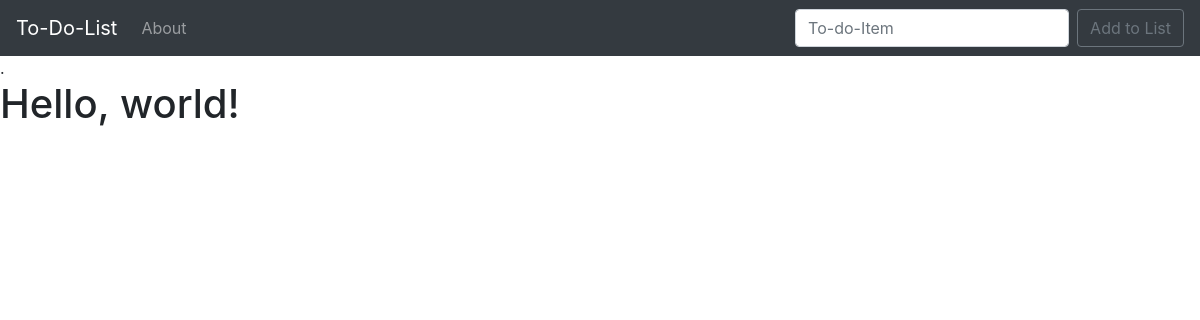
The app's page /, older data.
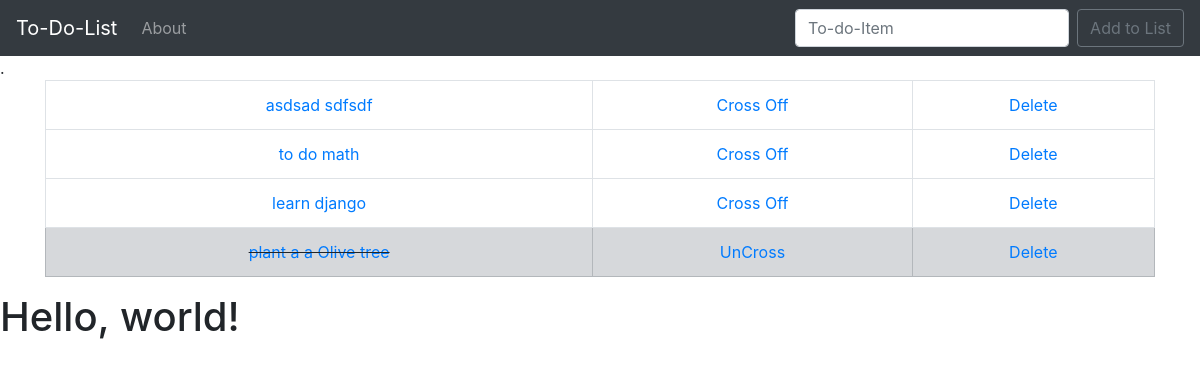
The same page, newer data.
### todo_list/models.py (models this page shows, shortened)
class List(models.Model):
    item = models.CharField(max_length=200)
    complete = models.BooleanField(default=False)

### todo_list/views.py (the view)
# urls.py: 2. Add a URL to urlpatterns:  path('', views.home, name='home')
def home(request):
    if request.method == 'POST':
        form = ListForm(request.POST or None)
        if form.is_valid():
            form.save()
            all_item = List.objects.all
            messages.success(request,('Item Has ben Added To List'))
            return render(request ,'home.html', {'all_item':all_item})
    else:
        all_item = List.objects.all
        return render(request ,'home.html', {'all_item':all_item})

### todo_list/templates/home.html (shortened to what this page needs)
      {% extends 'base.html'%}
      {% block content %}
      {% if  all_item %}
        <table class="table table-bordered">
        {% for things in all_item %}
          {% if things.complete %}
              <tr class="table-secondary">
                <td class="srtiker"><center><a href="{% url 'edit' things.id %}">{{things.item}}</a></center></td>
                <td><center><a href="{% url 'uncross' things.id %}">UnCross</a></center></td>
                <td><center><a href="{% url 'delete' things.id %}">Delete</a> </center></td>
              </tr>
          {% else %}
               <tr>
                  <td><center><a href="{% url 'edit' things.id %}">{{things.item}}</a></center></td>
                <td><center><a href="{% url 'cross_off' things.id %}">Cross Off</a></center></td>
                <td><center><a href="{% url 'delete' things.id %}">Delete</a></center></td>
              </tr>
          {% endif %}
        {% endfor %}
      </table>
      {% endif %}
    {% endblock content %}

Row changes from the older to the newer data that the page shows:
added List: item "asdsad sdfsdf"
added List: item "to do math"
added List: item "learn django"
added List: item "plant a a Olive tree"
